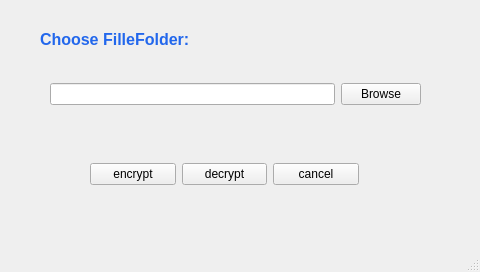
<?xml version="1.0" encoding="UTF-8"?>
<ui version="4.0">
 <class>filefoldermainwindow</class>
 <widget class="QMainWindow" name="filefoldermainwindow">
  <property name="geometry">
   <rect>
    <x>0</x>
    <y>0</y>
    <width>480</width>
    <height>272</height>
   </rect>
  </property>
  <property name="windowTitle">
   <string>MainWindow</string>
  </property>
  <widget class="QWidget" name="centralwidget">
   <widget class="QWidget" name="layoutWidget">
    <property name="geometry">
     <rect>
      <x>90</x>
      <y>160</y>
      <width>269</width>
      <height>29</height>
     </rect>
    </property>
    <layout class="QHBoxLayout" name="horizontalLayout_2">
     <item>
      <widget class="QPushButton" name="encryptButton">
       <property name="text">
        <string>encrypt</string>
       </property>
      </widget>
     </item>
     <item>
      <widget class="QPushButton" name="decryptButton">
       <property name="text">
        <string>decrypt</string>
       </property>
      </widget>
     </item>
     <item>
      <widget class="QPushButton" name="cancelButton">
       <property name="text">
        <string>cancel</string>
       </property>
      </widget>
     </item>
    </layout>
   </widget>
   <widget class="QLabel" name="titlelabel">
    <property name="geometry">
     <rect>
      <x>40</x>
      <y>30</y>
      <width>161</width>
      <height>20</height>
     </rect>
    </property>
    <property name="text">
     <string>&lt;html&gt;&lt;head/&gt;&lt;body&gt;&lt;p&gt;&lt;span style=&quot; font-size:12pt; font-weight:600; color:#2267ec;&quot;&gt;Choose FilleFolder:&lt;/span&gt;&lt;/p&gt;&lt;/body&gt;&lt;/html&gt;</string>
    </property>
   </widget>
   <widget class="QWidget" name="layoutWidget_2">
    <property name="geometry">
     <rect>
      <x>50</x>
      <y>80</y>
      <width>371</width>
      <height>29</height>
     </rect>
    </property>
    <layout class="QHBoxLayout" name="horizontalLayout">
     <item>
      <widget class="QLineEdit" name="filefolderlineEdit"/>
     </item>
     <item>
      <widget class="QPushButton" name="browseButton">
       <property name="text">
        <string>Browse</string>
       </property>
      </widget>
     </item>
    </layout>
   </widget>
  </widget>
  <widget class="QMenuBar" name="menubar">
   <property name="geometry">
    <rect>
     <x>0</x>
     <y>0</y>
     <width>480</width>
     <height>25</height>
    </rect>
   </property>
  </widget>
  <widget class="QStatusBar" name="statusbar"/>
 </widget>
 <resources/>
 <connections/>
</ui>
